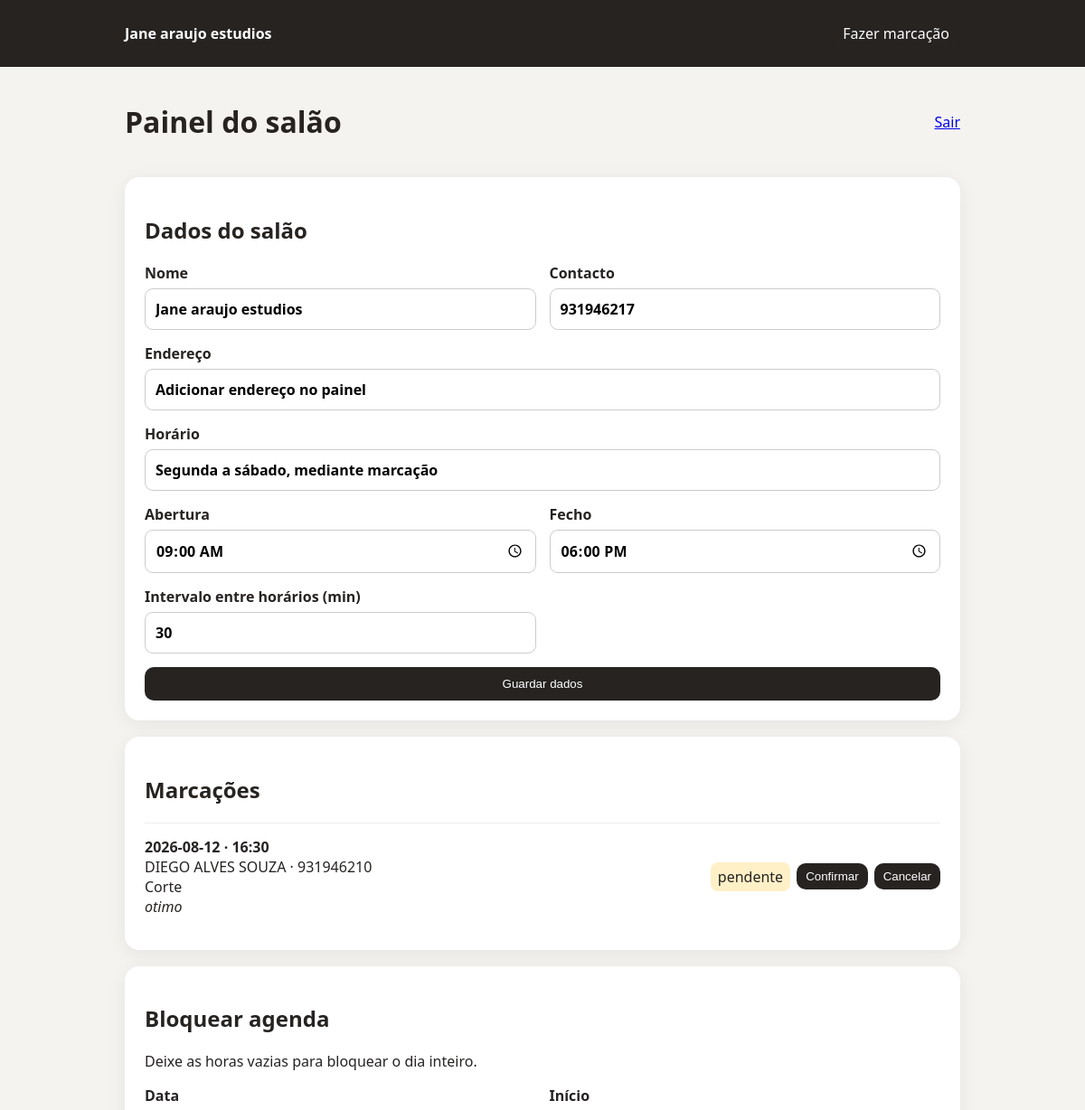
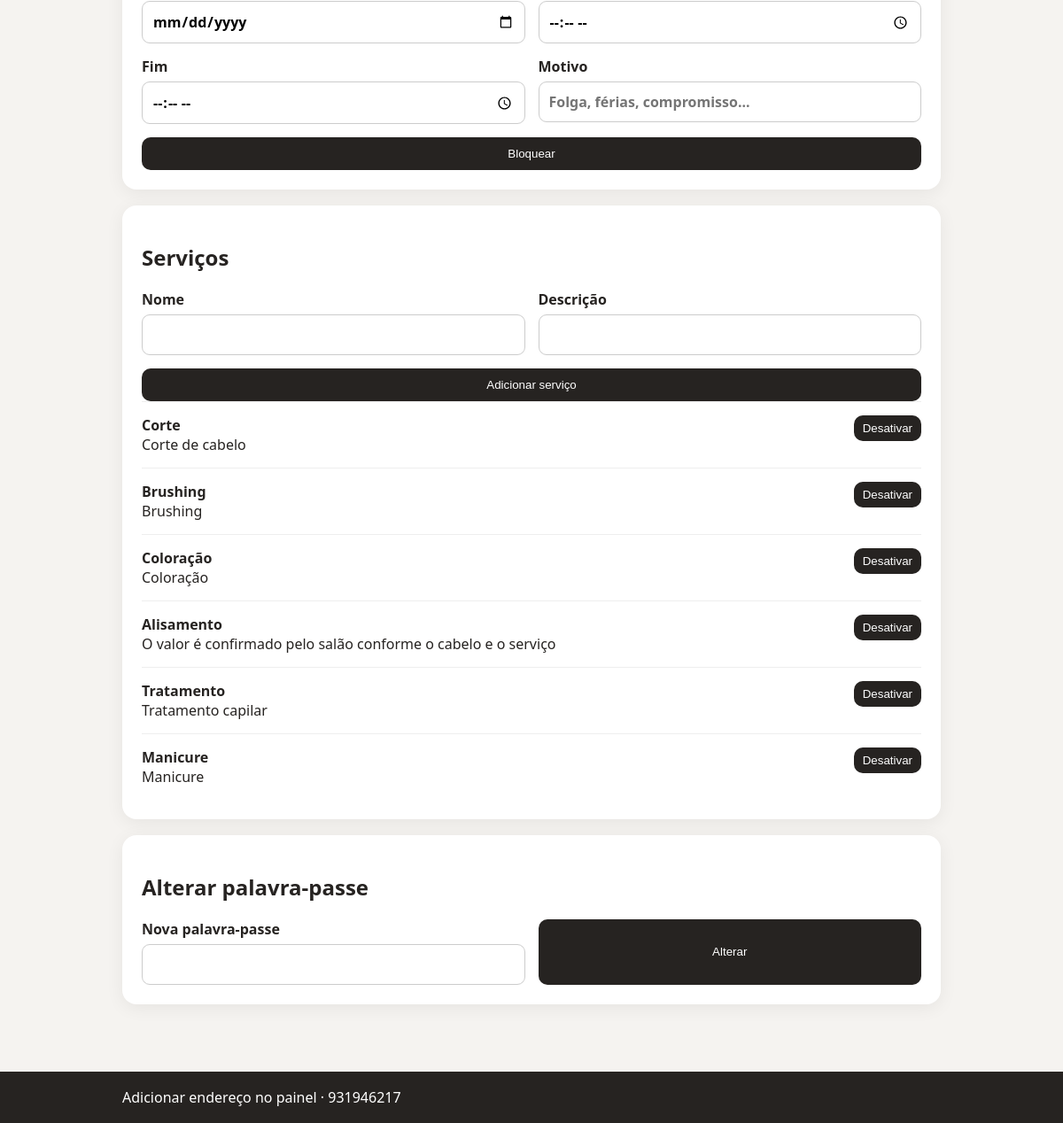
/admin (signed in), run on the app's committed database (2 pictures, top to bottom).
### tables this page shows
CREATE TABLE settings (
        key TEXT PRIMARY KEY,
        value TEXT NOT NULL
    );

CREATE TABLE bookings (
        id INTEGER PRIMARY KEY AUTOINCREMENT,
        name TEXT NOT NULL,
        phone TEXT NOT NULL,
        service_id INTEGER NOT NULL,
        booking_date TEXT NOT NULL,
        booking_time TEXT NOT NULL,
        notes TEXT DEFAULT '',
        status TEXT NOT NULL DEFAULT 'pendente',
        created_at TEXT NOT NULL,
        FOREIGN KEY(service_id) REFERENCES services(id)
    );

CREATE TABLE services (
        id INTEGER PRIMARY KEY AUTOINCREMENT,
        name TEXT NOT NULL,
        description TEXT DEFAULT '',
        active INTEGER NOT NULL DEFAULT 1
    );

### app.py (the view)
@app.get("/admin")
@admin_required
def admin():
    conn = db()
    bookings = conn.execute("""SELECT b.*, s.name AS service_name
        FROM bookings b JOIN services s ON s.id=b.service_id
        ORDER BY b.booking_date, b.booking_time""").fetchall()
    blocks = conn.execute("SELECT * FROM blocked ORDER BY block_date DESC").fetchall()
    services = conn.execute("SELECT * FROM services ORDER BY id").fetchall()
    conn.close()
    return render_template("admin.html", bookings=bookings, blocks=blocks, services=services)

### app.py (called while the page is built)
def db():
    conn = sqlite3.connect(DB)
    conn.row_factory = sqlite3.Row
    return conn

def settings():
    conn = db()
    rows = conn.execute("SELECT key,value FROM settings").fetchall()
    conn.close()
    return {r["key"]: r["value"] for r in rows}

def admin_required(f):
    @wraps(f)
    def wrapper(*args, **kwargs):
        if not session.get("admin"):
            return redirect(url_for("admin_login"))
        return f(*args, **kwargs)
    return wrapper

@app.context_processor
def inject():
    return {"salon": settings()}

### templates/admin.html (shortened to what this page needs)
{% extends "base.html" %}
{% block content %}
<div class="admin-head"><h1>Painel do salão</h1><a href="{{ url_for('admin_logout') }}">Sair</a></div>
<section class="card">
<h2>Dados do salão</h2>
<form method="post" action="{{ url_for('save_settings') }}" class="grid">
<label>Nome<input name="name" value="{{ salon.name }}"></label>
<label>Contacto<input name="phone" value="{{ salon.phone }}"></label>
<label class="full">Endereço<input name="address" value="{{ salon.address }}"></label>
<label class="full">Horário<input name="hours" value="{{ salon.hours }}"></label>
<label>Abertura<input type="time" name="opening" value="{{ salon.opening }}"></label>
<label>Fecho<input type="time" name="closing" value="{{ salon.closing }}"></label>
<label>Intervalo entre horários (min)<input type="number" name="slot_minutes" min="5" step="5" value="{{ salon.slot_minutes }}"></label>
<button class="button full">Guardar dados</button>
</form>
</section>
<section class="card">
<h2>Marcações</h2>
{% if bookings %}
{% for b in bookings %}
<div class="booking">
<div><strong>{{ b.booking_date }} · {{ b.booking_time }}</strong><br>{{ b.name }} · {{ b.phone }}<br>{{ b.service_name }}{% if b.notes %}<br><em>{{ b.notes }}</em>{% endif %}</div>
<div class="actions">
<span class="status {{ b.status }}">{{ b.status }}</span>
{% if b.status != 'confirmado' %}<form method="post" action="{{ url_for('booking_action',bid=b.id,action='confirmado') }}"><button>Confirmar</button></form>{% endif %}
{% if b.status != 'cancelado' %}<form method="post" action="{{ url_for('booking_action',bid=b.id,action='cancelado') }}"><button>Cancelar</button></form>{% endif %}
</div>
</div>
{% endfor %}
{% else %}<p>Ainda não há marcações.</p>{% endif %}
</section>
<section class="card">
<h2>Bloquear agenda</h2>
<p>Deixe as horas vazias para bloquear o dia inteiro.</p>
<form method="post" action="{{ url_for('add_block') }}" class="grid">
<label>Data<input type="date" name="date" required></label>
<label>Início<input type="time" name="start_time"></label>
<label>Fim<input type="time" name="end_time"></label>
<label>Motivo<input name="reason" placeholder="Folga, férias, compromisso..."></label>
<button class="button full">Bloquear</button>
</form>
</section>
<section class="card">
<h2>Serviços</h2>
<form method="post" action="{{ url_for('add_service') }}" class="grid">
<label>Nome<input name="name" required></label>
<label>Descrição<input name="description"></label>
<button class="button full">Adicionar serviço</button>
</form>
{% for s in services %}
<div class="booking"><div><strong>{{ s.name }}</strong><br>{{ s.description }}</div>
<form method="post" action="{{ url_for('toggle_service',sid=s.id) }}"><button>{{ 'Desativar' if s.active else 'Ativar' }}</button></form></div>
{% endfor %}
</section>
<section class="card">
<h2>Alterar palavra-passe</h2>
<form method="post" action="{{ url_for('change_password') }}" class="grid">
<label>Nova palavra-passe<input type="password" name="password" minlength="8" required></label>
<button class="button">Alterar</button>
</form>
</section>
{% endblock %}

### templates/base.html (shortened to what this page needs)
<!doctype html>
<html lang="pt-PT">
<head>
<link rel="stylesheet" href="{{ url_for('static', filename='style.css') }}">
</head>
<body>
<header>
  <div class="wrap nav">
    <a class="brand" href="{{ url_for('home') }}">{{ salon.name }}</a>
    <a class="button small" href="{{ url_for('booking') }}">Fazer marcação</a>
  </div>
</header>
<main class="wrap">
{% block content %}{% endblock %}
</main>
<footer><div class="wrap">{{ salon.address }} · {{ salon.phone }}</div></footer>
</body>
</html>

### static/style.css (style rules this page uses)
* { box-sizing:border-box }
body { margin:0;font-family:system-ui,-apple-system,Segoe UI,Roboto,sans-serif;background:#f5f3f0;color:#262321 }
header { background:#262321;color:white }
.wrap { max-width:960px;margin:auto;padding:18px }
.nav { display:flex;align-items:center;justify-content:space-between }
.brand { color:white;text-decoration:none;font-weight:700 }
.card { background:white;border-radius:16px;padding:22px;margin:18px 0;box-shadow:0 4px 20px #00000010 }
.button,button { border:0;border-radius:10px;padding:11px 16px;background:#262321;color:white;cursor:pointer;text-decoration:none;display:inline-block }
.button.small { padding:8px 12px }
label { display:flex;flex-direction:column;gap:6px;font-weight:600 }
input,select,textarea { font:inherit;padding:11px;border:1px solid #ccc;border-radius:9px;background:white }
.grid { display:grid;grid-template-columns:repeat(2,1fr);gap:15px }
.full { grid-column:1/-1 }
.booking { display:flex;justify-content:space-between;gap:15px;border-top:1px solid #eee;padding:15px 0 }
.actions { display:flex;align-items:center;gap:7px;flex-wrap:wrap;justify-content:flex-end }
.actions form { margin:0 }
.actions button,.booking>form button { padding:7px 10px }
.status { padding:5px 8px;border-radius:8px;background:#eee }
.status.pendente { background:#fff0c7 }
.admin-head { display:flex;justify-content:space-between;align-items:center }
footer { margin-top:40px;background:#262321;color:white }

### data on the page
settings: name "Jane araujo estudios"
settings: phone "931946217"
settings: address "Adicionar endereço no painel"
settings: hours "Segunda a sábado, mediante marcação"
settings: opening "09:00"
settings: closing "18:00"
settings: slot_minutes "30"
bookings: booking_date "2026-08-12", booking_time "16:30", name "DIEGO ALVES SOUZA", phone "931946210", service_name "Corte", notes "otimo", status "pendente"
services: name "Corte", description "Corte de cabelo", active "Desativar"
services: name "Brushing", description "Brushing", active "Desativar"
services: name "Coloração", description "Coloração", active "Desativar"
services: name "Alisamento", description "O valor é confirmado pelo salão conforme o cabelo e o serviço", active "Desativar"
services: name "Tratamento", description "Tratamento capilar", active "Desativar"
services: name "Manicure", description "Manicure", active "Desativar"
